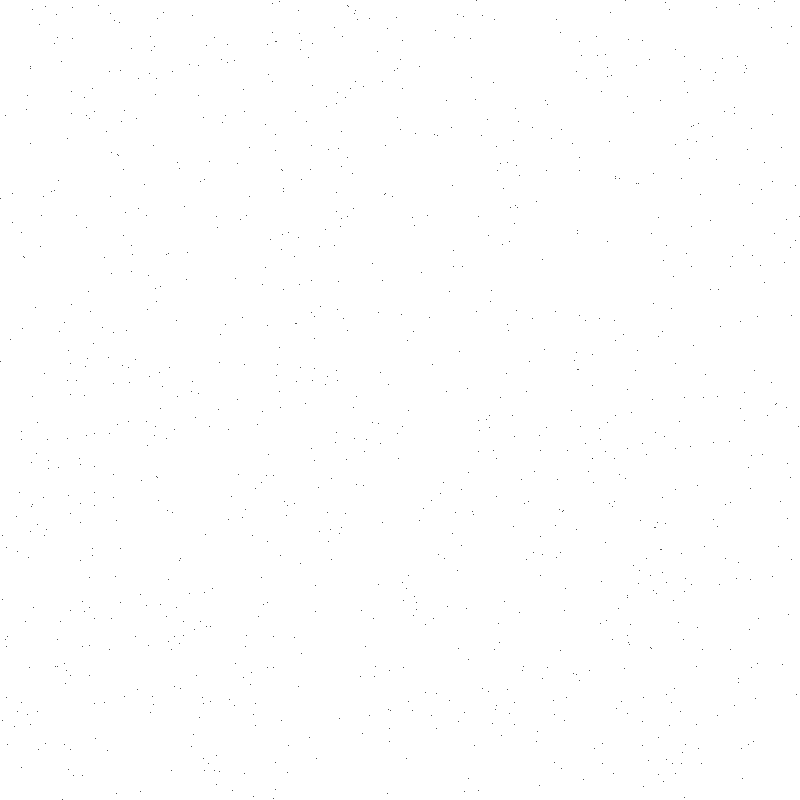
Frame 1 (no input)
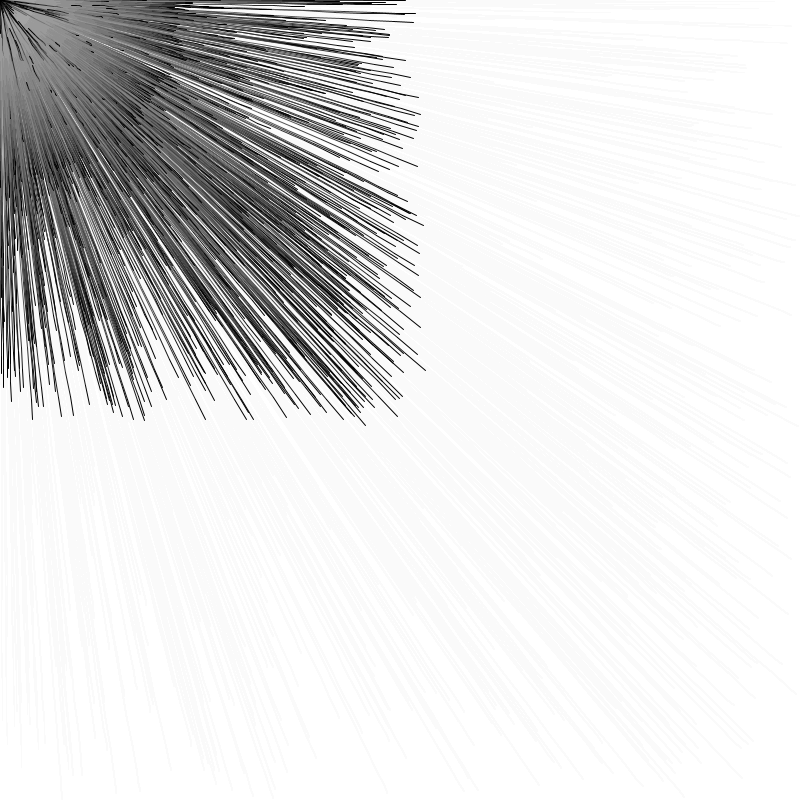
Frame 60 (the mouse pressed at the canvas centre just before this capture)
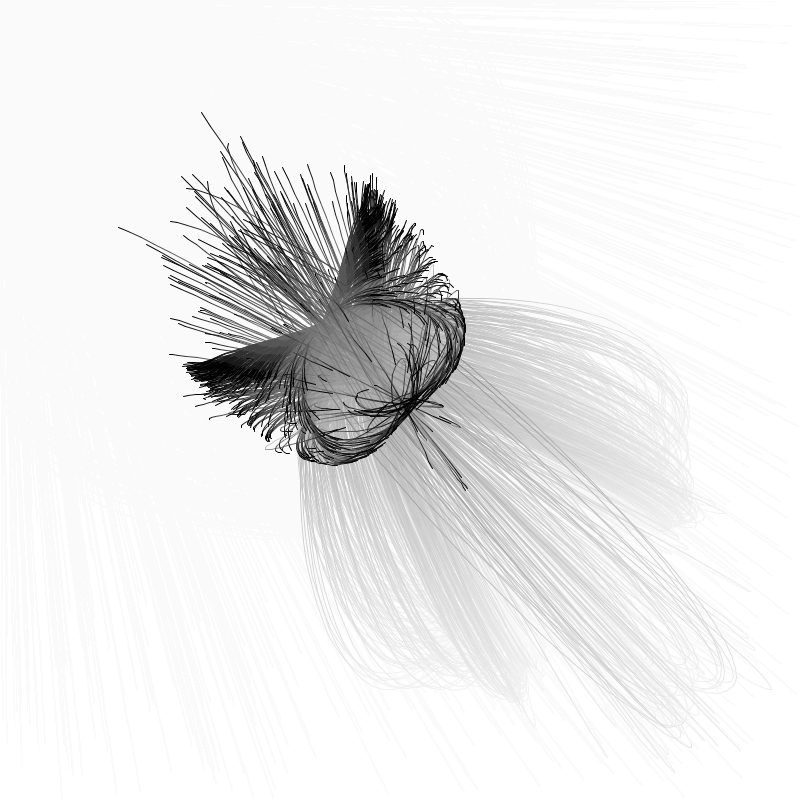
Frame 120 (the mouse held since frame 60 and released just before this capture)

The Processing sketch that drew these frames (run headless with seeded random() and noise(); from frame 60 on, the mouse is pressed at the canvas centre):

// Processing sketch: ZFR0004_point_follow
// ── ZFR0004_point_follow.pde
final float g = 0.1;
Body bs[];

void setup() {
   size(800,800);
   colorMode(RGB, 1);
   background(1);
   fill(1, 0.1);
   cursor(CROSS);
   
   bs = new Body[1000];
   for (int i = 0; i < bs.length; i++) {
      bs[i] = new Body(1, new PVector(random(width), random(height)));
   }
}

void draw() {
   noStroke();
   rect(0, 0, width, height);   
   stroke(0);
   for (Body b: bs) {
      b.show();
      b.attract(new Body(1000, new PVector(mouseX, mouseY)));
      b.update();
   }
}

class Body {
   float m;
   PVector p, q, s;
   
   Body(float m, PVector p) {
      this.m = m;
      this.p = p;
      q = p;
      this.s = new PVector(0, 0);
   }
   
   void update() {
      s.mult(0.98);
      p = PVector.add(p, s);
   }
   
   void attract(Body b) {
      float d = constrain(PVector.dist(p, b.p), 10, 100);
      PVector f = PVector.mult(PVector.sub(b.p, p), b.m * m * g / (d * d));
      PVector a = PVector.div(f, m);
      s.add(a);
   }
   
   void show() {
      line(p.x, p.y, q.x, q.y);
      q = p;
   }
}
